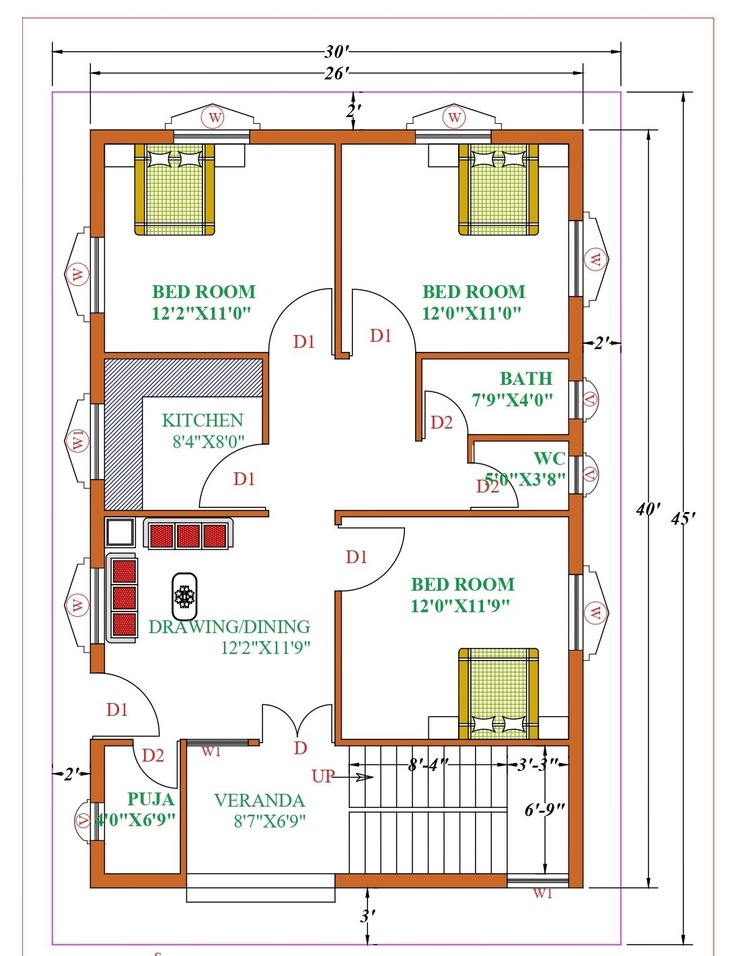
#> input picture Blueprints/blueprint5.jpg, 738 x 956 px, shrunk from 1097 x 1421 before the run, found by its file name
$ python 'import cv2.py'
#> lines starting #> are read from the running program, lines starting #| are printed output that depends on the picture; after the words box and inside, x2 and y2 are one past the last pixel; in counts of white or black regions, pixels touching at a corner belong together
import cv2
import numpy as np

img = cv2.imread(r"Blueprints\blueprint5.jpg")
#> img is the input picture: shape (956, 738, 3); mean B, G, R 227.8, 232.3, 236.9
# cv2.imshow('blueprint',img)
# cv2.waitKey(0)
# cv2.destroyAllWindows()

# get grayscale image
def get_grayscale(image):
    return cv2.cvtColor(image, cv2.COLOR_BGR2GRAY)
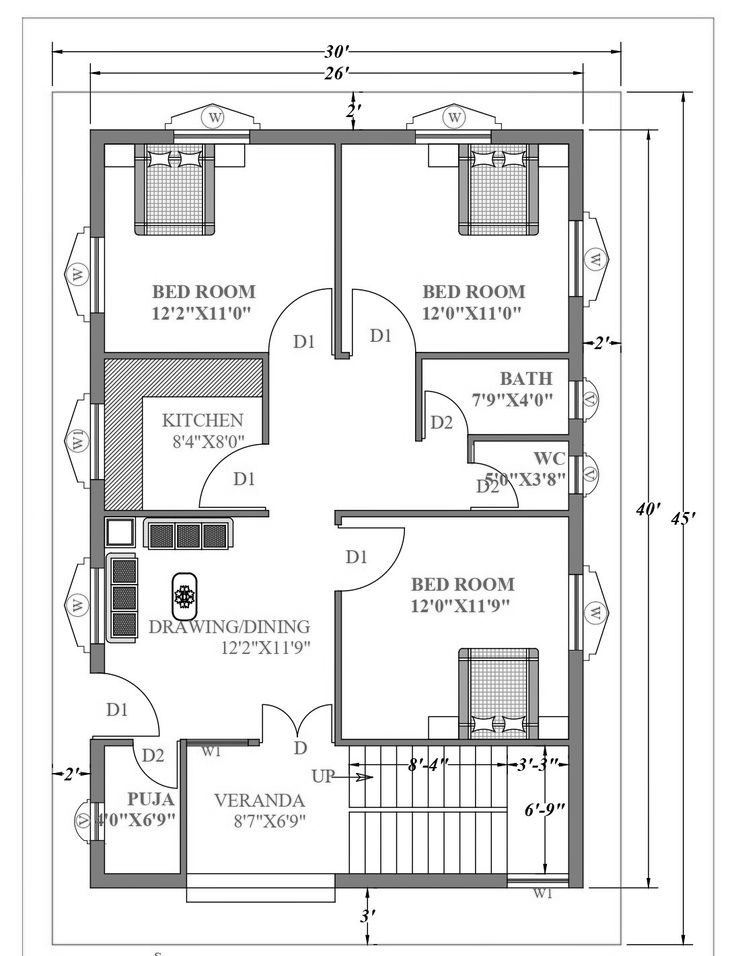
#> returned value: shape (956, 738); min 0, max 255, mean 233.2

# noise removal
def remove_noise(image):
    return cv2.medianBlur(image,5)

#thresholding
def thresholding(image):
    return cv2.threshold(image, 0, 255, cv2.THRESH_BINARY + cv2.THRESH_OTSU)[1]
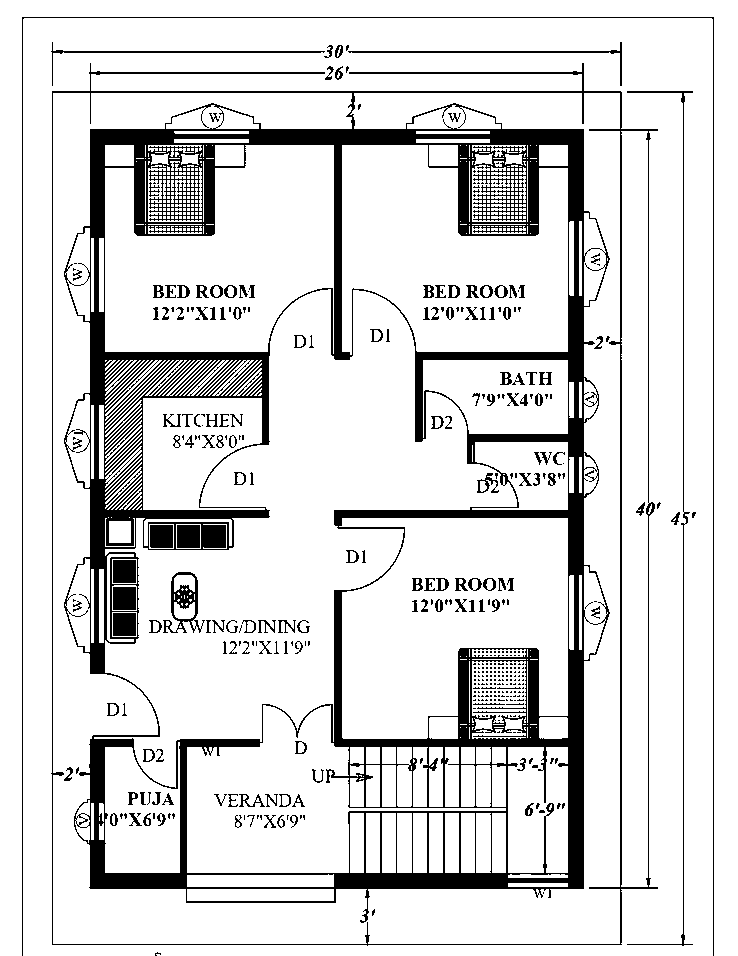
#> returned value: shape (956, 738); 86.3% white; 403 black regions (250 under 20 px), largest, box (x1, y1, x2, y2) and area: (51, 63, 658, 946) 79135, (22, 17, 714, 956) 2570, (627, 91, 693, 946) 1120

#dilation
def dilate(image):
    kernel = np.ones((5,5),np.uint8)
    return cv2.dilate(image, kernel, iterations = 1)

#erosion
def erode(image):
    kernel = np.ones((5,5),np.uint8)
    return cv2.erode(image, kernel, iterations = 1)

#opening - erosion followed by dilation
def opening(image):
    kernel = np.ones((5,5),np.uint8)
    return cv2.morphologyEx(image, cv2.MORPH_OPEN, kernel)
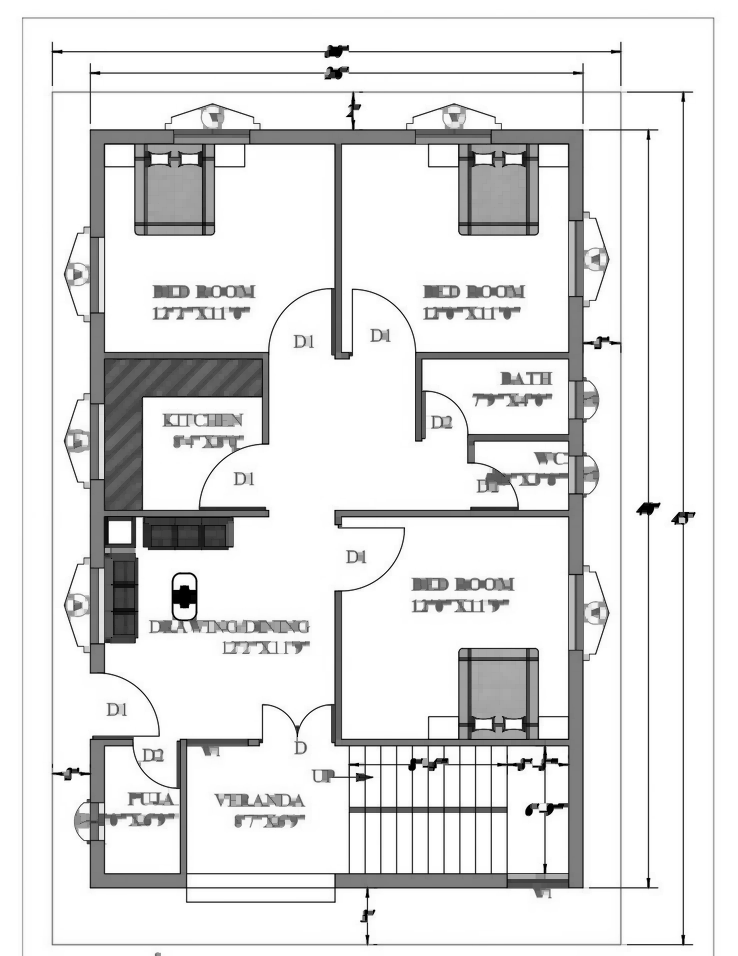
#> returned value: shape (956, 738); min 0, max 255, mean 226.9

#canny edge detection
def canny(image):
    return cv2.Canny(image, 100, 200)
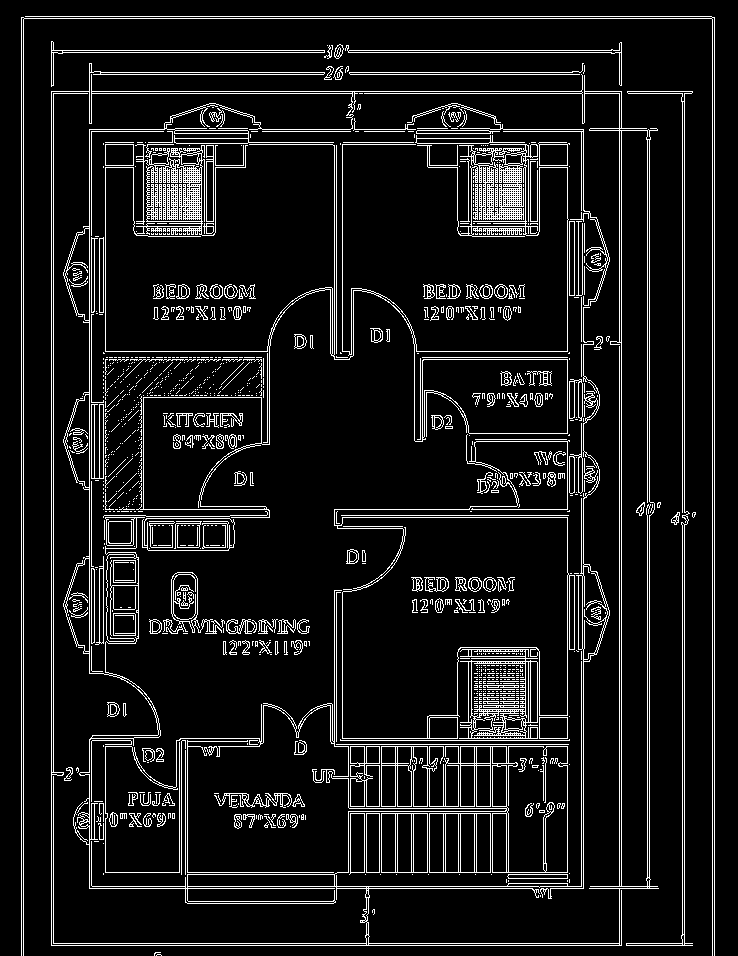
#> returned value: shape (956, 738); 9.3% white in thin lines or dots

#skew correction
def deskew(image):
    coords = np.column_stack(np.where(image > 0))
#> coords = 705190 pairs, first value 0 to 955, second value 0 to 737
    angle = cv2.minAreaRect(coords)[-1]
#> angle = -90
    if angle < -45:
        angle = -(90 + angle)
#> angle = 0
    else:
        angle = -angle
    (h, w) = image.shape[:2]
#> h = 956; w = 738
    center = (w // 2, h // 2)
#> center = (369, 478)
    M = cv2.getRotationMatrix2D(center, angle, 1.0)
#> M = [[1, 0, 0], [0, 1, 0]]
    rotated = cv2.warpAffine(image, M, (w, h), flags=cv2.INTER_CUBIC, borderMode=cv2.BORDER_REPLICATE)
    return rotated

#template matching
def match_template(image, template):
    return cv2.matchTemplate(image, template, cv2.TM_CCOEFF_NORMED)


pimg1 = get_grayscale(img)
# pimg1 = remove_noise(pimg1)
pimg2 = thresholding(pimg1)
pimg3 = opening(pimg1)
pimg4 = canny(pimg1)
pimg5 = deskew(pimg1)
pimg6 = dilate(pimg1)
#> in dilate, `return cv2.dilate(image, kernel, iterations = 1)`:
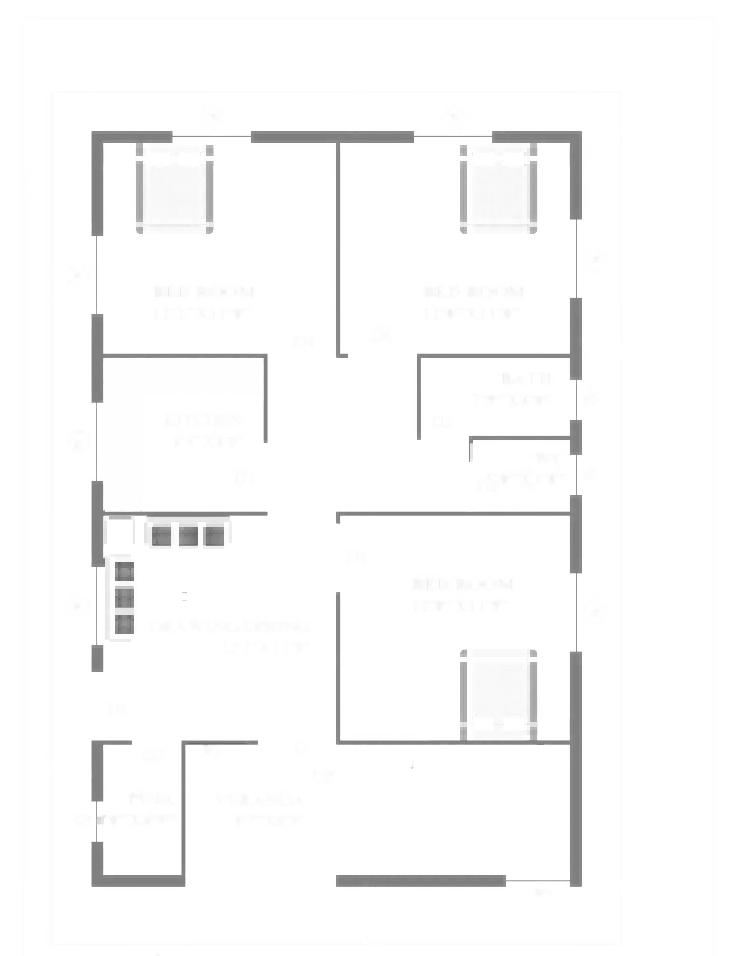
#> returned value: shape (956, 738); min 99, max 255, mean 249.2
cv2.imshow('processed blueprint',pimg6)
cv2.waitKey(0)
cv2.destroyAllWindows()

$ run again, with Blueprints/blueprint2.jpg copied over Blueprints/blueprint5.jpg
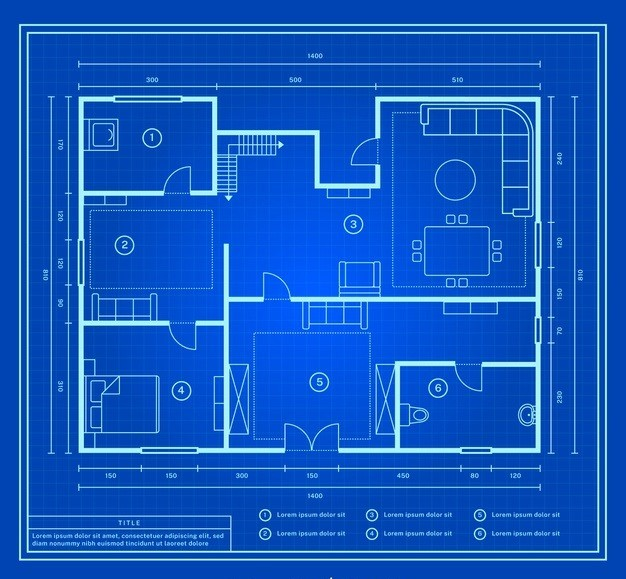
#> input picture Blueprints/blueprint2.jpg, 626 x 579 px, found by its file name
#> img is the input picture: shape (579, 626, 3); mean B, G, R 192.5, 88.4, 17.5
#> in canny, `return cv2.Canny(image, 100, 200)`:
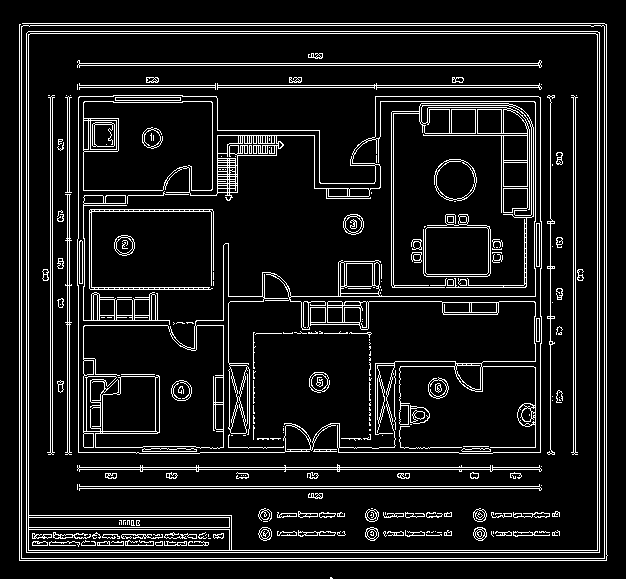
#> returned value: shape (579, 626); 10.2% white in thin lines or dots
#> coords = 362454 pairs, first value 0 to 578, second value 0 to 625
#> in deskew, `angle = cv2.minAreaRect(coords)[-1]`: angle = -90
#> in deskew, `angle = -(90 + angle)`: angle = 0
#> M = [[1, 0, 0], [0, 1, 0]]
#> in dilate, `return cv2.dilate(image, kernel, iterations = 1)`:
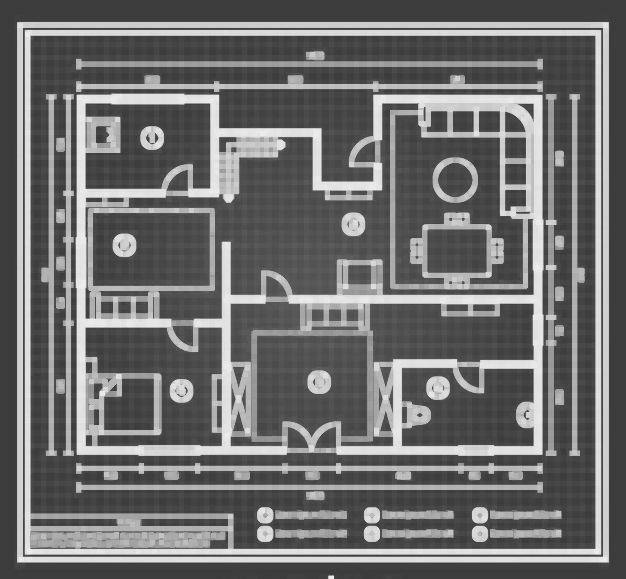
#> returned value: shape (579, 626); min 60, max 236, mean 110.8

$ run again, with Blueprints/blueprint3.jpg copied over Blueprints/blueprint5.jpg
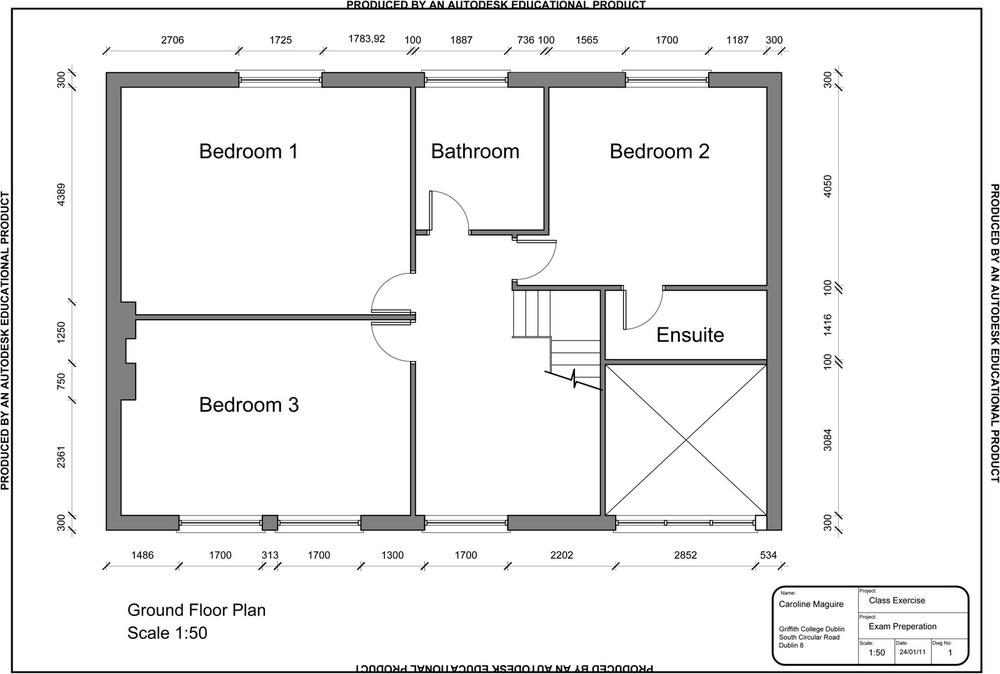
#> input picture Blueprints/blueprint3.jpg, 1000 x 674 px, shrunk from 1600 x 1079 before the run, found by its file name
#> img is the input picture: shape (674, 1000, 3); min 0, max 255, mean 238.9
#> in canny, `return cv2.Canny(image, 100, 200)`:
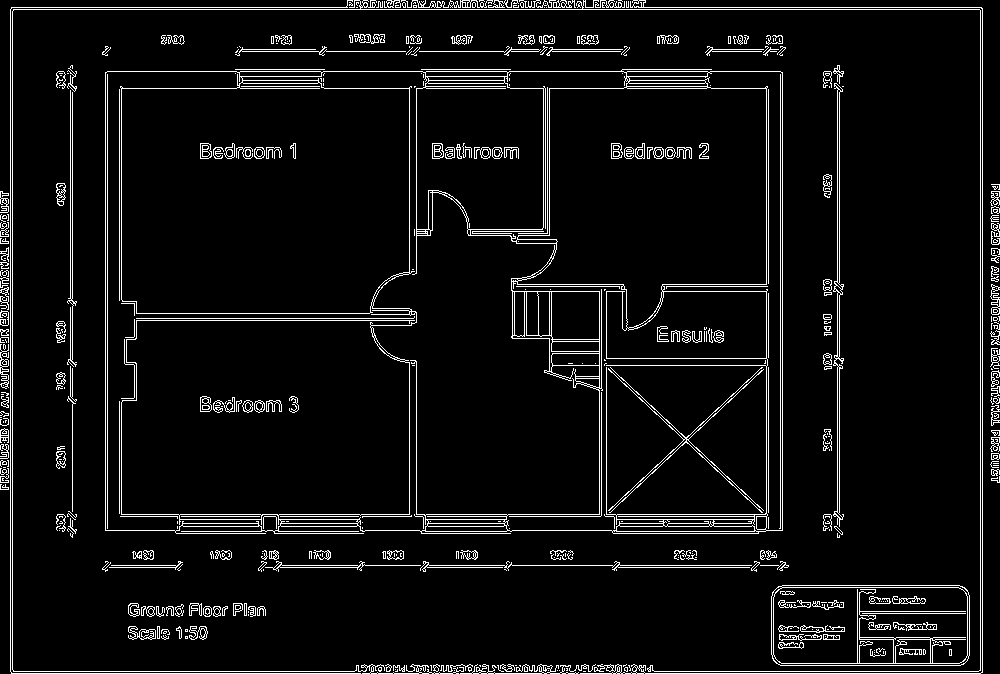
#> returned value: shape (674, 1000); 6% white in thin lines or dots
#> coords = 671252 pairs, first value 0 to 673, second value 0 to 999
#> in deskew, `angle = cv2.minAreaRect(coords)[-1]`: angle = -90
#> in deskew, `angle = -(90 + angle)`: angle = 0
#> M = [[1, 0, 0], [0, 1, 0]]
#> in dilate, `return cv2.dilate(image, kernel, iterations = 1)`:
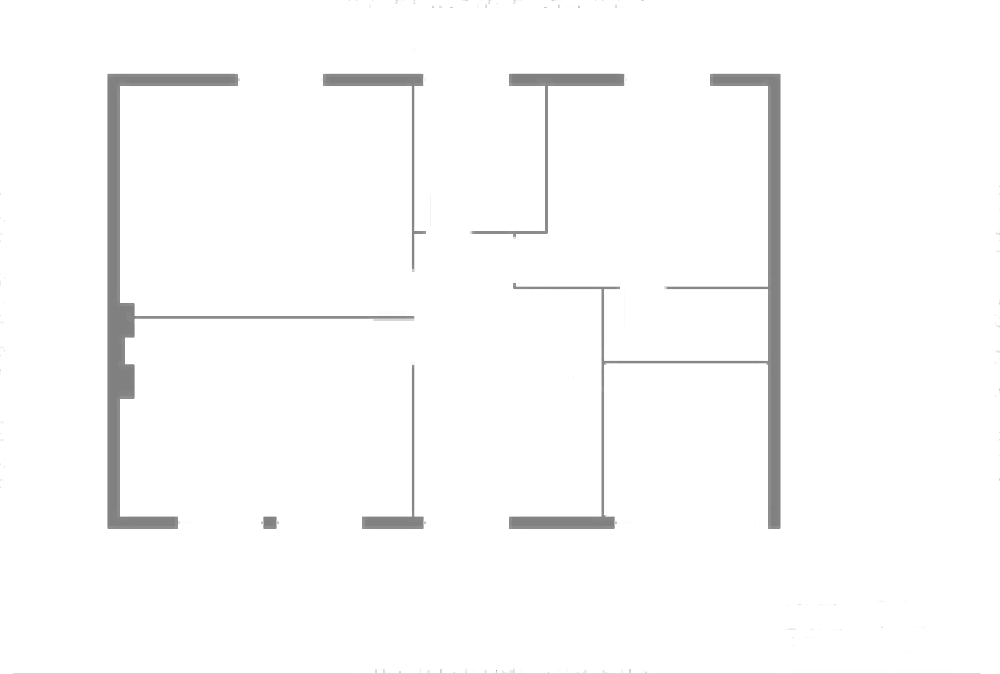
#> returned value: shape (674, 1000); min 128, max 255, mean 250.5

$ run again, with Blueprints/blueprint.jpg copied over Blueprints/blueprint5.jpg
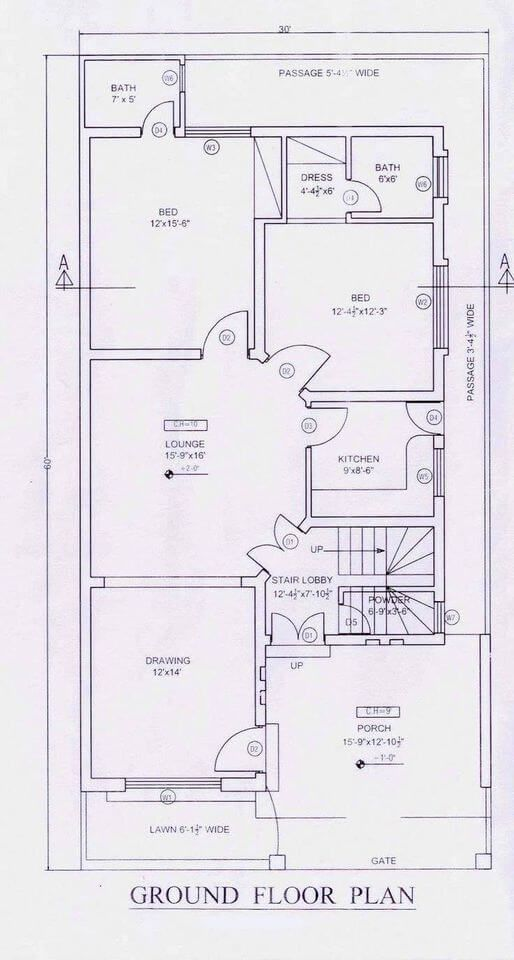
#> input picture Blueprints/blueprint.jpg, 514 x 960 px, found by its file name
#> img is the input picture: shape (960, 514, 3); mean B, G, R 234.1, 227.6, 231.2
#> in canny, `return cv2.Canny(image, 100, 200)`:
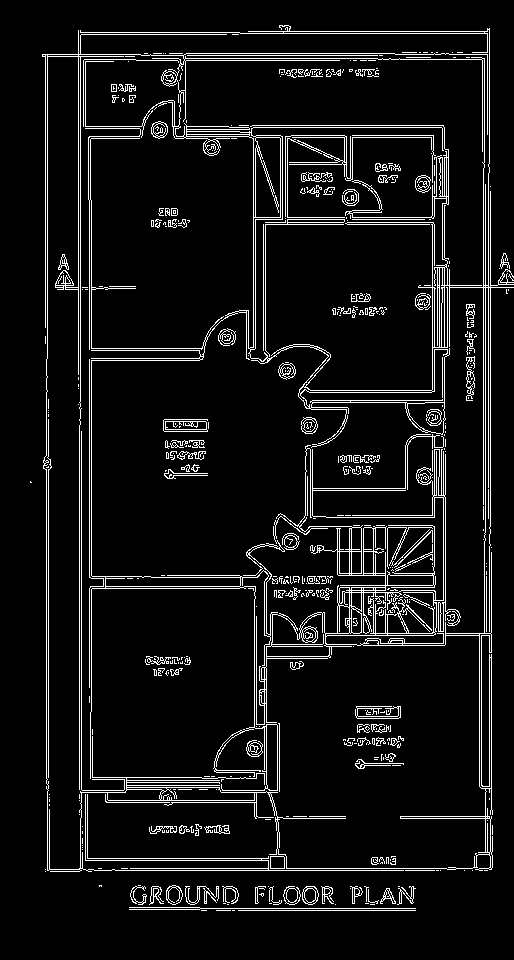
#> returned value: shape (960, 514); 7.4% white in thin lines or dots, all inside (x1, y1, x2, y2) = (30, 25, 514, 911)
#> coords = 493440 pairs, first value 0 to 959, second value 0 to 513
#> in deskew, `angle = cv2.minAreaRect(coords)[-1]`: angle = -90
#> in deskew, `angle = -(90 + angle)`: angle = 0
#> M = [[1, 0, 0], [0, 1, 0]]
#> in dilate, `return cv2.dilate(image, kernel, iterations = 1)`:
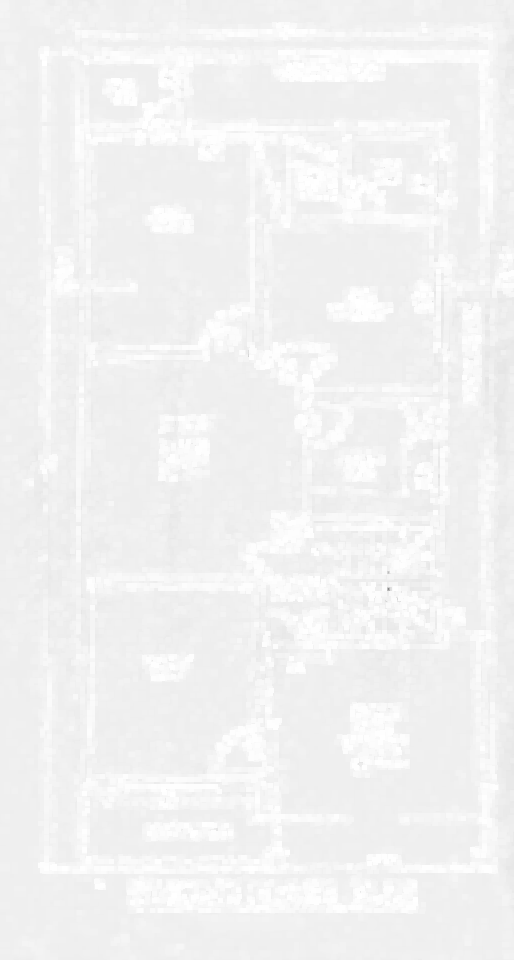
#> returned value: shape (960, 514); min 137, max 255, mean 242.2
